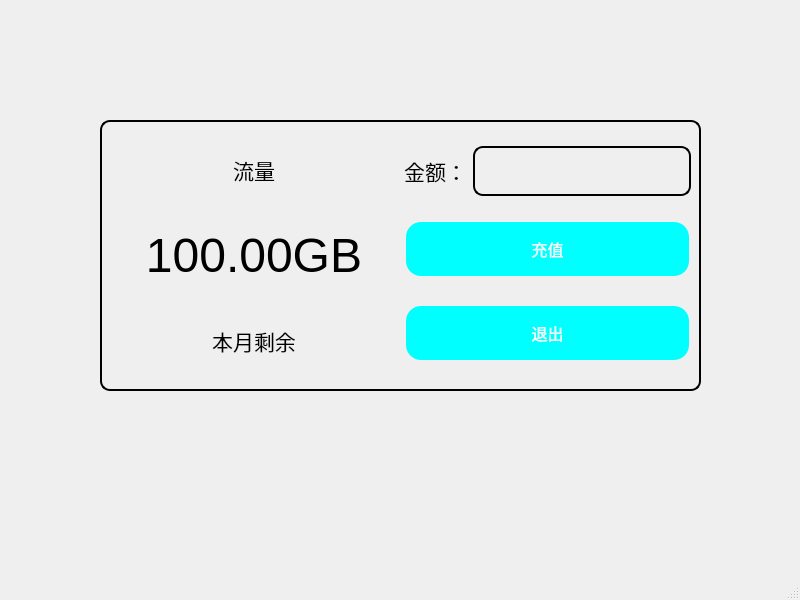
<?xml version="1.0" encoding="UTF-8"?>
<ui version="4.0">
 <class>Paid</class>
 <widget class="QMainWindow" name="Paid">
  <property name="geometry">
   <rect>
    <x>0</x>
    <y>0</y>
    <width>800</width>
    <height>600</height>
   </rect>
  </property>
  <property name="font">
   <font>
    <pointsize>16</pointsize>
   </font>
  </property>
  <property name="windowTitle">
   <string>MainWindow</string>
  </property>
  <widget class="QWidget" name="centralwidget">
   <property name="styleSheet">
    <string notr="true"/>
   </property>
   <widget class="QWidget" name="widget" native="true">
    <property name="geometry">
     <rect>
      <x>100</x>
      <y>120</y>
      <width>601</width>
      <height>271</height>
     </rect>
    </property>
    <property name="styleSheet">
     <string notr="true">background-color: rgba(255, 255, 255, 0);
border-radius:10px;
border:2px solid ffffff;</string>
    </property>
   </widget>
   <widget class="QWidget" name="">
    <property name="geometry">
     <rect>
      <x>110</x>
      <y>130</y>
      <width>581</width>
      <height>251</height>
     </rect>
    </property>
    <layout class="QHBoxLayout" name="horizontalLayout_2" stretch="1,1">
     <item>
      <layout class="QVBoxLayout" name="verticalLayout_2">
       <item>
        <widget class="QLabel" name="label_2">
         <property name="font">
          <font>
           <pointsize>16</pointsize>
          </font>
         </property>
         <property name="text">
          <string>流量</string>
         </property>
         <property name="alignment">
          <set>Qt::AlignCenter</set>
         </property>
        </widget>
       </item>
       <item>
        <widget class="QLabel" name="numLb">
         <property name="font">
          <font>
           <pointsize>36</pointsize>
          </font>
         </property>
         <property name="text">
          <string>100.00GB</string>
         </property>
         <property name="alignment">
          <set>Qt::AlignCenter</set>
         </property>
        </widget>
       </item>
       <item>
        <widget class="QLabel" name="label_4">
         <property name="font">
          <font>
           <pointsize>16</pointsize>
          </font>
         </property>
         <property name="text">
          <string>本月剩余</string>
         </property>
         <property name="alignment">
          <set>Qt::AlignCenter</set>
         </property>
        </widget>
       </item>
      </layout>
     </item>
     <item>
      <layout class="QVBoxLayout" name="verticalLayout" stretch="1,1,1">
       <item>
        <layout class="QHBoxLayout" name="horizontalLayout">
         <item>
          <widget class="QLabel" name="label">
           <property name="font">
            <font>
             <pointsize>16</pointsize>
            </font>
           </property>
           <property name="text">
            <string>金额：</string>
           </property>
           <property name="alignment">
            <set>Qt::AlignCenter</set>
           </property>
          </widget>
         </item>
         <item>
          <widget class="QLineEdit" name="textEdit">
           <property name="minimumSize">
            <size>
             <width>0</width>
             <height>50</height>
            </size>
           </property>
           <property name="styleSheet">
            <string notr="true">background-color: rgba(255, 255, 255, 0);
border-radius:10px;
border:2px solid ffffff;
font: 20pt &quot;Microsoft YaHei UI&quot;;</string>
           </property>
           <property name="text">
            <string/>
           </property>
          </widget>
         </item>
        </layout>
       </item>
       <item>
        <widget class="QPushButton" name="loginBt">
         <property name="styleSheet">
          <string notr="true">QPushButton {
    background-color: #00ffff; /* 按钮的默认背景颜色 */
    color: white; /* 按钮的文字颜色 */
    border: none; /* 无边框 */
    padding: 15px 32px; /* 按钮的内边距 */
    text-align: center; /* 文字居中对齐 */
    font-size: 16px; /* 字体大小 */
    margin: 4px 2px; /* 外边距 */
    border-radius: 15px; /* 圆角边框 */
}

QPushButton:hover {
    background-color: #45a049; /* 鼠标悬停时的背景颜色 */
}

QPushButton:pressed {
    background-color: #2e7d32; /* 按下时的背景颜色 */
    padding-top: 19px; /* 按下时的内边距变化，模拟位移效果 */
    padding-bottom: 11px; /* 按下时的内边距变化，模拟位移效果 */
}

QPushButton:focus {
    background-color: #4CAF50; /* 焦点状态时的背景颜色 */
}

QPushButton:disabled {
    background-color: #cccccc; /* 禁用状态时的背景颜色 */
    color: #666666; /* 禁用状态时的文字颜色 */
}
</string>
         </property>
         <property name="text">
          <string>充值</string>
         </property>
        </widget>
       </item>
       <item>
        <widget class="QPushButton" name="quitBt">
         <property name="styleSheet">
          <string notr="true">QPushButton {
    background-color: #00ffff; /* 按钮的默认背景颜色 */
    color: white; /* 按钮的文字颜色 */
    border: none; /* 无边框 */
    padding: 15px 32px; /* 按钮的内边距 */
    text-align: center; /* 文字居中对齐 */
    font-size: 16px; /* 字体大小 */
    margin: 4px 2px; /* 外边距 */
    border-radius: 15px; /* 圆角边框 */
}

QPushButton:hover {
    background-color: #45a049; /* 鼠标悬停时的背景颜色 */
}

QPushButton:pressed {
    background-color: #2e7d32; /* 按下时的背景颜色 */
    padding-top: 19px; /* 按下时的内边距变化，模拟位移效果 */
    padding-bottom: 11px; /* 按下时的内边距变化，模拟位移效果 */
}

QPushButton:focus {
    background-color: #4CAF50; /* 焦点状态时的背景颜色 */
}

QPushButton:disabled {
    background-color: #cccccc; /* 禁用状态时的背景颜色 */
    color: #666666; /* 禁用状态时的文字颜色 */
}
</string>
         </property>
         <property name="text">
          <string>退出</string>
         </property>
        </widget>
       </item>
      </layout>
     </item>
    </layout>
   </widget>
   <zorder>widget</zorder>
   <zorder>loginBt</zorder>
   <zorder>quitBt</zorder>
   <zorder>textEdit</zorder>
   <zorder>label</zorder>
   <zorder>label_2</zorder>
   <zorder>numLb</zorder>
   <zorder>label_4</zorder>
  </widget>
  <widget class="QMenuBar" name="menubar">
   <property name="geometry">
    <rect>
     <x>0</x>
     <y>0</y>
     <width>800</width>
     <height>26</height>
    </rect>
   </property>
  </widget>
  <widget class="QStatusBar" name="statusbar"/>
 </widget>
 <resources/>
 <connections/>
</ui>
